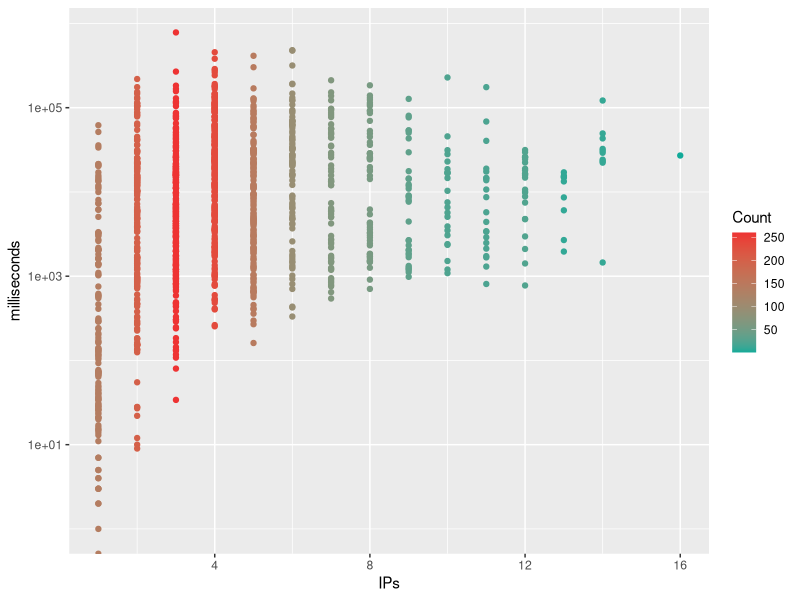
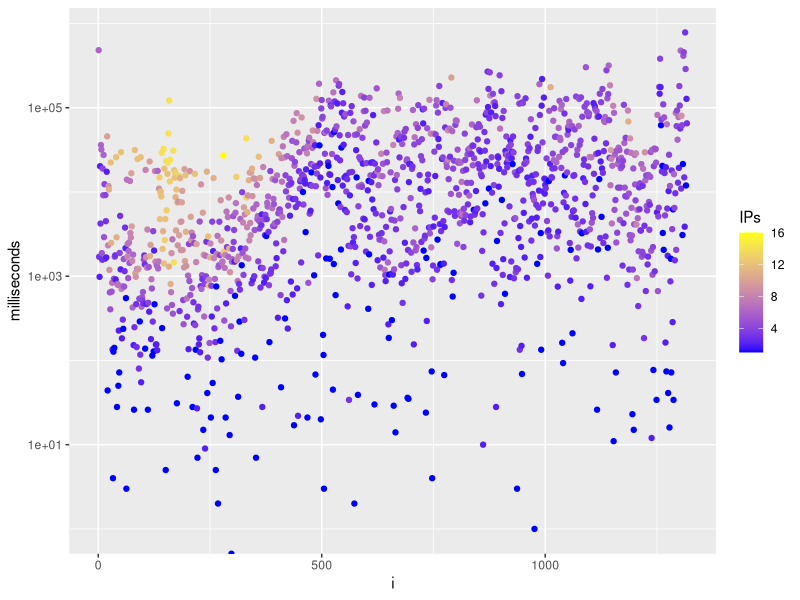
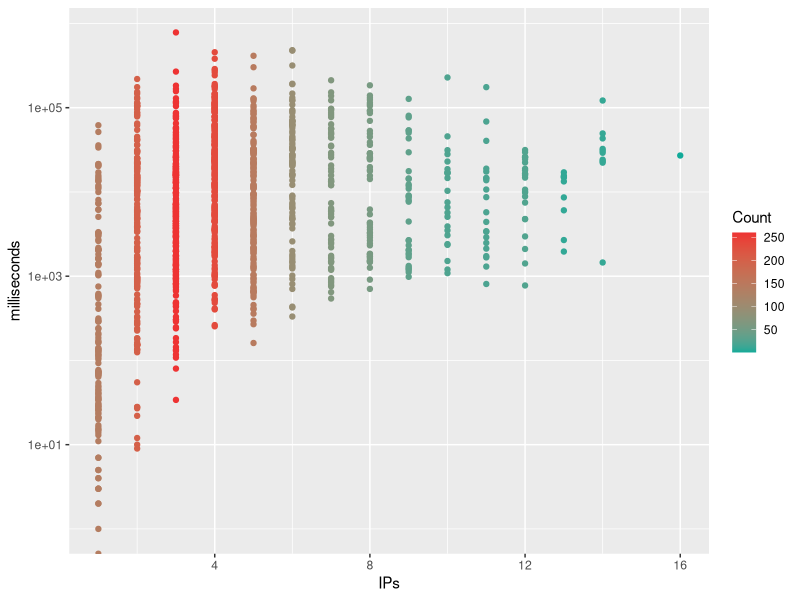

Write R code to recreate these figures, in order.
library(ggplot2)

ips.time <- read.csv("ips-time-ww.csv")
ips.time$howmany <- 1:nrow(ips.time)
for ( i in 1:nrow(ips.time) ) {
    ips.time[i,]$howmany <- length(ips.time[ips.time$IPs==ips.time[i,]$IPs,]$milliseconds)
}
ips.time$i <- 1:nrow(ips.time)
ggplot(data=ips.time, aes(x=IPs,y=milliseconds,color=howmany))+geom_point()+scale_y_log10()+ scale_colour_gradient(name  ="Count", low="#11AA99",high='#EE3333')+ stat_summary(fun.data = "mean_cl_boot", colour = "black")
ggsave("../img/ips-time-ww.png", width=5,height=5)
ggplot(data=ips.time, aes(x=i,y=milliseconds,color=IPs))+geom_point()+scale_y_log10() + scale_color_gradient(low='blue', high='yellow')

 print(paste("< 69s", length(ips.time[ips.time$milliseconds < 69000,]$milliseconds)/length(ips.time$milliseconds)))
print(paste("< 3.46s", length(ips.time[ips.time$milliseconds < 3460,]$milliseconds)/length(ips.time$milliseconds)))
ips.time.minus1 <- ips.time[c(1:length(ips.time$IPs)-1),]
ips.time.plus1 <- ips.time[c(2:length(ips.time$IPs)),]
print(cor(ips.time.minus1$IPs, ips.time.plus1$IPs))
